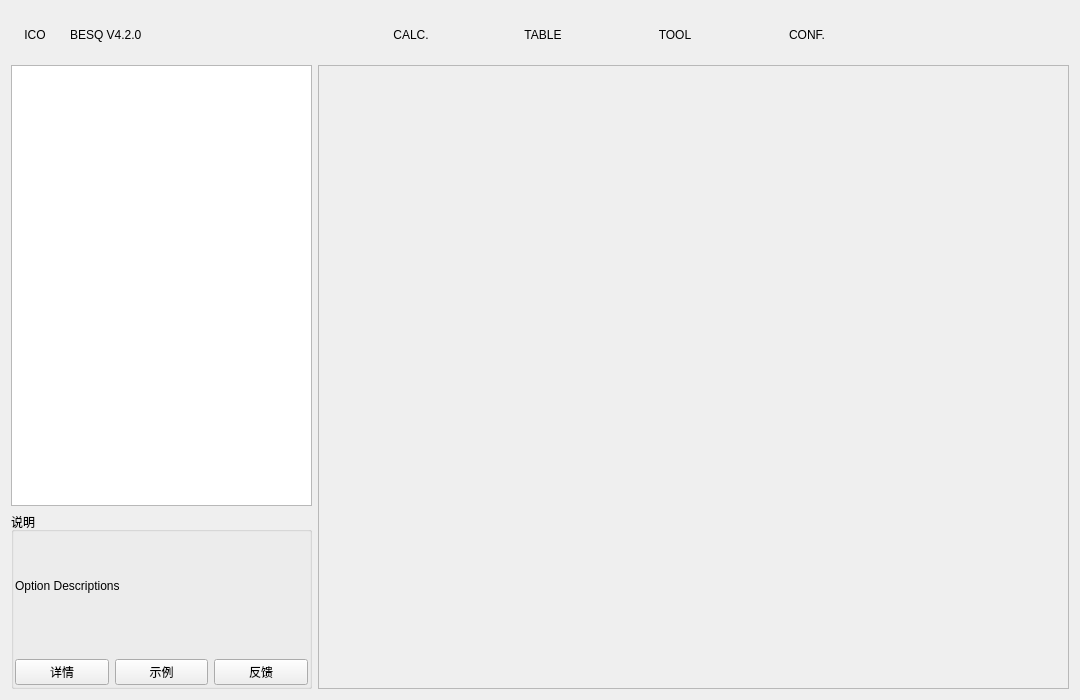
<?xml version="1.0" encoding="UTF-8"?>
<ui version="4.0">
 <class>Graphics</class>
 <widget class="QWidget" name="Graphics">
  <property name="geometry">
   <rect>
    <x>0</x>
    <y>0</y>
    <width>1080</width>
    <height>700</height>
   </rect>
  </property>
  <property name="windowTitle">
   <string>Form</string>
  </property>
  <layout class="QVBoxLayout" name="verticalLayout">
   <item>
    <widget class="QWidget" name="w_topbar" native="true">
     <property name="sizePolicy">
      <sizepolicy hsizetype="Preferred" vsizetype="Fixed">
       <horstretch>0</horstretch>
       <verstretch>0</verstretch>
      </sizepolicy>
     </property>
     <property name="minimumSize">
      <size>
       <width>0</width>
       <height>0</height>
      </size>
     </property>
     <property name="maximumSize">
      <size>
       <width>16777215</width>
       <height>16777215</height>
      </size>
     </property>
     <layout class="QHBoxLayout" name="horizontalLayout_4">
      <property name="leftMargin">
       <number>0</number>
      </property>
      <property name="topMargin">
       <number>0</number>
      </property>
      <property name="rightMargin">
       <number>0</number>
      </property>
      <property name="bottomMargin">
       <number>0</number>
      </property>
      <item>
       <widget class="QWidget" name="group_2" native="true">
        <layout class="QHBoxLayout" name="horizontalLayout_3">
         <property name="spacing">
          <number>11</number>
         </property>
         <property name="leftMargin">
          <number>0</number>
         </property>
         <property name="topMargin">
          <number>0</number>
         </property>
         <property name="rightMargin">
          <number>0</number>
         </property>
         <property name="bottomMargin">
          <number>0</number>
         </property>
         <item>
          <widget class="QToolButton" name="btn_app_icon">
           <property name="minimumSize">
            <size>
             <width>48</width>
             <height>48</height>
            </size>
           </property>
           <property name="text">
            <string>ICO</string>
           </property>
           <property name="autoRaise">
            <bool>true</bool>
           </property>
          </widget>
         </item>
         <item>
          <widget class="QLabel" name="label_app_name">
           <property name="text">
            <string>BESQ V4.2.0</string>
           </property>
          </widget>
         </item>
        </layout>
       </widget>
      </item>
      <item>
       <spacer name="horizontalSpacer">
        <property name="orientation">
         <enum>Qt::Horizontal</enum>
        </property>
        <property name="sizeHint" stdset="0">
         <size>
          <width>40</width>
          <height>20</height>
         </size>
        </property>
       </spacer>
      </item>
      <item>
       <widget class="QWidget" name="group_1" native="true">
        <property name="sizePolicy">
         <sizepolicy hsizetype="Expanding" vsizetype="Preferred">
          <horstretch>0</horstretch>
          <verstretch>0</verstretch>
         </sizepolicy>
        </property>
        <layout class="QHBoxLayout" name="horizontalLayout_2">
         <property name="spacing">
          <number>32</number>
         </property>
         <property name="leftMargin">
          <number>0</number>
         </property>
         <property name="topMargin">
          <number>0</number>
         </property>
         <property name="rightMargin">
          <number>0</number>
         </property>
         <property name="bottomMargin">
          <number>0</number>
         </property>
         <item>
          <widget class="QToolButton" name="btn_calc">
           <property name="minimumSize">
            <size>
             <width>100</width>
             <height>40</height>
            </size>
           </property>
           <property name="text">
            <string>CALC.</string>
           </property>
           <property name="autoRaise">
            <bool>true</bool>
           </property>
          </widget>
         </item>
         <item>
          <widget class="QToolButton" name="btn_table">
           <property name="minimumSize">
            <size>
             <width>100</width>
             <height>40</height>
            </size>
           </property>
           <property name="text">
            <string>TABLE</string>
           </property>
           <property name="autoRaise">
            <bool>true</bool>
           </property>
          </widget>
         </item>
         <item>
          <widget class="QToolButton" name="btn_tool">
           <property name="minimumSize">
            <size>
             <width>100</width>
             <height>40</height>
            </size>
           </property>
           <property name="text">
            <string>TOOL</string>
           </property>
           <property name="autoRaise">
            <bool>true</bool>
           </property>
          </widget>
         </item>
         <item>
          <widget class="QToolButton" name="btn_conf">
           <property name="minimumSize">
            <size>
             <width>100</width>
             <height>40</height>
            </size>
           </property>
           <property name="text">
            <string>CONF.</string>
           </property>
           <property name="autoRaise">
            <bool>true</bool>
           </property>
          </widget>
         </item>
        </layout>
       </widget>
      </item>
      <item>
       <spacer name="horizontalSpacer_2">
        <property name="orientation">
         <enum>Qt::Horizontal</enum>
        </property>
        <property name="sizeHint" stdset="0">
         <size>
          <width>40</width>
          <height>20</height>
         </size>
        </property>
       </spacer>
      </item>
     </layout>
    </widget>
   </item>
   <item>
    <widget class="QWidget" name="w_bottom" native="true">
     <layout class="QHBoxLayout" name="horizontalLayout">
      <property name="leftMargin">
       <number>0</number>
      </property>
      <property name="topMargin">
       <number>0</number>
      </property>
      <property name="rightMargin">
       <number>0</number>
      </property>
      <property name="bottomMargin">
       <number>0</number>
      </property>
      <item>
       <widget class="QWidget" name="w_sidebar" native="true">
        <property name="sizePolicy">
         <sizepolicy hsizetype="Expanding" vsizetype="Preferred">
          <horstretch>2</horstretch>
          <verstretch>0</verstretch>
         </sizepolicy>
        </property>
        <layout class="QVBoxLayout" name="verticalLayout_2">
         <property name="leftMargin">
          <number>0</number>
         </property>
         <property name="topMargin">
          <number>0</number>
         </property>
         <property name="rightMargin">
          <number>0</number>
         </property>
         <property name="bottomMargin">
          <number>0</number>
         </property>
         <item>
          <widget class="QListWidget" name="listWidget">
           <property name="sizePolicy">
            <sizepolicy hsizetype="Expanding" vsizetype="Expanding">
             <horstretch>0</horstretch>
             <verstretch>5</verstretch>
            </sizepolicy>
           </property>
          </widget>
         </item>
         <item>
          <widget class="QGroupBox" name="groupBox">
           <property name="sizePolicy">
            <sizepolicy hsizetype="Preferred" vsizetype="Preferred">
             <horstretch>0</horstretch>
             <verstretch>2</verstretch>
            </sizepolicy>
           </property>
           <property name="title">
            <string>说明</string>
           </property>
           <layout class="QGridLayout" name="gridLayout">
            <property name="leftMargin">
             <number>1</number>
            </property>
            <property name="topMargin">
             <number>1</number>
            </property>
            <property name="rightMargin">
             <number>1</number>
            </property>
            <property name="bottomMargin">
             <number>1</number>
            </property>
            <item row="0" column="0" colspan="3">
             <widget class="QLabel" name="label_text">
              <property name="text">
               <string>Option Descriptions
</string>
              </property>
             </widget>
            </item>
            <item row="1" column="1">
             <widget class="QPushButton" name="btn_example">
              <property name="text">
               <string>示例</string>
              </property>
             </widget>
            </item>
            <item row="1" column="2">
             <widget class="QPushButton" name="btn_feedback">
              <property name="text">
               <string>反馈</string>
              </property>
             </widget>
            </item>
            <item row="1" column="0">
             <widget class="QPushButton" name="btn_detail">
              <property name="text">
               <string>详情</string>
              </property>
             </widget>
            </item>
           </layout>
          </widget>
         </item>
        </layout>
       </widget>
      </item>
      <item>
       <widget class="QWidget" name="w_content" native="true">
        <property name="sizePolicy">
         <sizepolicy hsizetype="Expanding" vsizetype="Preferred">
          <horstretch>5</horstretch>
          <verstretch>0</verstretch>
         </sizepolicy>
        </property>
        <layout class="QHBoxLayout" name="horizontalLayout_5">
         <property name="leftMargin">
          <number>0</number>
         </property>
         <property name="topMargin">
          <number>0</number>
         </property>
         <property name="rightMargin">
          <number>0</number>
         </property>
         <property name="bottomMargin">
          <number>0</number>
         </property>
         <item>
          <widget class="QScrollArea" name="scrollArea">
           <property name="widgetResizable">
            <bool>true</bool>
           </property>
           <widget class="QWidget" name="content">
            <property name="geometry">
             <rect>
              <x>0</x>
              <y>0</y>
              <width>749</width>
              <height>621</height>
             </rect>
            </property>
            <layout class="QVBoxLayout" name="verticalLayout_3"/>
           </widget>
          </widget>
         </item>
        </layout>
       </widget>
      </item>
     </layout>
    </widget>
   </item>
  </layout>
 </widget>
 <resources/>
 <connections/>
</ui>
